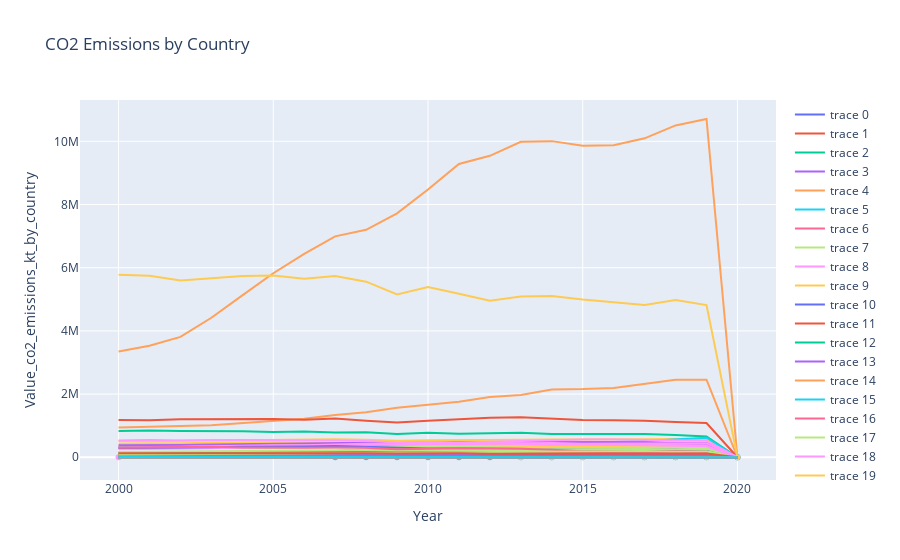

Notebook cell for this chart:
### Code cell
emissions_country = []
for country in Country_year_emissions['Entity'].unique():
    current_year_emission = Country_year_emissions[(Country_year_emissions['Entity'] == country)]
    emissions_country.append(go.Scatter(x=current_year_emission['Year'], y=current_year_emission['Value_co2_emissions_kt_by_country']))

layout = go.Layout(title='CO2 Emissions by Country', xaxis=dict(title='Year'), yaxis=dict(title='Value_co2_emissions_kt_by_country'))
fig = go.Figure(data=emissions_country, layout=layout)
iplot(fig)
